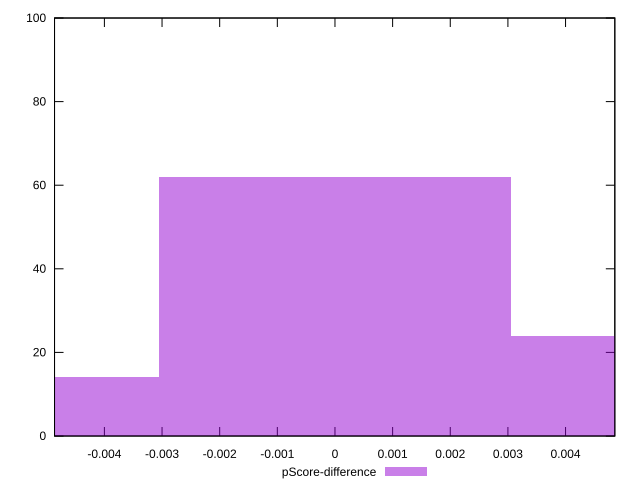

This figure's gnuplot source:
reset

$pScoreDifference <<EOF
-0.006111926576910627 14
0 62
0.006111926576910627 24
EOF

set key outside below
set boxwidth 0.006111926576910627
set xrange [-0.004865002543598562:0.004854654051956703]
set yrange [0:100]
set trange [0:100]
set style fill transparent solid 0.5 noborder
set terminal svg size 640, 490 enhanced background rgb 'white'
set output "reports/report_00027_2021-02-24T12-40-31.850Z/estimated-input-latency/samples/music/pScore-difference/histogram.svg"

plot $pScoreDifference title "pScore-difference" with boxes

reset
